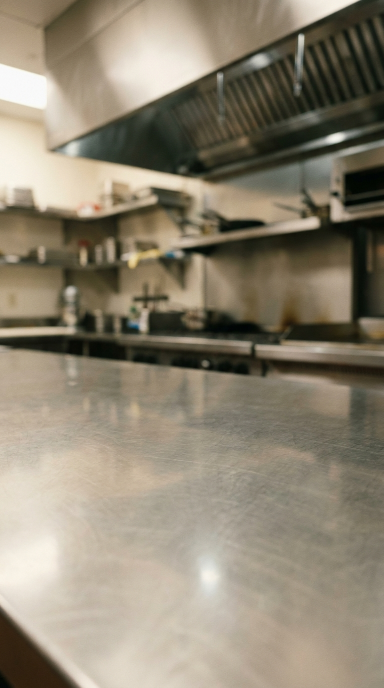
#> input picture assets/fundos/inox_1.jpg, 768 x 1376 px (shown at 1/2 size)
$ python -i recorte.py   (imports and definitions only)
#> lines starting #> are read from the running program, lines starting #| are printed output that depends on the picture; after the words box and inside, x2 and y2 are one past the last pixel; in counts of white or black regions, pixels touching at a corner belong together
### ghost/core.py
"""Núcleo da Ghost: configuração, armazenamento, logs e utilitários compartilhados pelos agentes."""
from __future__ import annotations

import datetime as dt
import json
import logging
import os
import re
import time
import unicodedata
from pathlib import Path
from typing import Any
from zoneinfo import ZoneInfo

import requests
import yaml

ROOT = Path(__file__).resolve().parent.parent
CONFIG_DIR = ROOT / "config"
DATA_DIR = ROOT / "data"
DOCS_DIR = ROOT / "docs"          # publicado no GitHub Pages (vitrine + mídia pública)
MEDIA_DIR = DOCS_DIR / "media"
OUT_DIR = ROOT / "out"            # arquivos temporários (não versionados)
FONTS_DIR = ROOT / "assets" / "fonts"
TZ = ZoneInfo("America/Sao_Paulo")

logging.basicConfig(level=logging.INFO, format="%(asctime)s [%(name)s] %(message)s", datefmt="%H:%M:%S")


def get_logger(name: str) -> logging.Logger:
    return logging.getLogger(name)


log = get_logger("ghost")


# ---------------------------------------------------------------- ambiente
def env(name: str, default: str | None = None) -> str | None:
    v = os.environ.get(name, default)
    return v.strip() if isinstance(v, str) else v


def dry_run() -> bool:
    """Em DRY_RUN nada é publicado nem chamado em APIs pagas/reais — tudo vai para out/."""
    return env("DRY_RUN", "0") in ("1", "true", "yes")


# [5 lines left out: function now, not called in this run]


# ---------------------------------------------------------------- config
_cache: dict[str, Any] = {}


# [97 lines left out: functions cfg, public_base_url, load_json, save_json, slugify, brl and 4 more, not called in this run]

### ghost/agents/recorte.py
"""Recorte de produto: tira o fundo da foto e devolve a imagem com transparência (RGBA).

Duas formas (a segunda também serve de conferência da primeira):

1. IA (biblioteca `rembg`, grátis, modelo baixado do GitHub na primeira execução): contorno limpo, tira até sombras.
2. Branco ligado à borda (só Pillow): serve para fotos de fundo branco, como as do Mercado Livre.

TRAVA DE SEGURANÇA (modo auto): só recorta foto de estúdio, com a borda branca. Foto com cenário, selo ou infográfico
(que a IA recorta pela metade e mostraria um produto diferente do anunciado) NÃO é recortada: devolve None e o vídeo
usa a foto inteira num cartão branco. Se a IA recortar bem menos que o método do branco (perdeu peças), vale o do branco.

Config opcional em config/marca.yaml: video_recorte: auto | forcar | branco | off   (padrão: auto)
  forcar = usa a IA sem a trava (por sua conta e risco); branco = só o método do branco; off = nunca recorta.
"""
from __future__ import annotations

from functools import lru_cache

from PIL import Image, ImageChops, ImageDraw, ImageFilter

from ..core import OUT_DIR, cfg, get_logger, slugify

log = get_logger("recorte")
MODELO = "u2net"
LADO_MAX = 1200


# ------------------------------------------------------------------ 1) IA
# [13 lines left out: functions _sessao, _por_ia, not called in this run]


# ------------------------------------------------------------------ 2) branco ligado à borda (Pillow puro)
def _candidatos_brancos(img: Image.Image):
    pq = img.copy()
    pq.thumbnail((640, 640), Image.BILINEAR)  # a máscara é calculada pequena (rápido) e depois ampliada
    r, g, b = pq.split()
    menor = ImageChops.darker(ImageChops.darker(r, g), b)
    maior = ImageChops.lighter(ImageChops.lighter(r, g), b)
    claro = menor.point(lambda v: 255 if v >= 228 else 0)
    neutro = ImageChops.subtract(maior, menor).point(lambda v: 255 if v <= 22 else 0)
    cand = ImageChops.darker(claro, neutro)  # "quase branco e sem cor"
    w, h = cand.size
    borda = [(x, 0) for x in range(w)] + [(x, h - 1) for x in range(w)] + [(0, y) for y in range(h)] + [(w - 1, y) for y in range(h)]
    return cand, borda


# [4 lines left out: function _borda_branca, not called in this run]


def _por_branco(img: Image.Image) -> Image.Image:
    im = img.copy()
    im.thumbnail((LADO_MAX, LADO_MAX), Image.LANCZOS)
    cand, borda = _candidatos_brancos(im)
    brancos = sum(1 for p in borda if cand.getpixel(p) == 255)
    if brancos / len(borda) < 0.85:
        raise ValueError("a borda da foto não é branca")
    w, h = cand.size
    preenchido = cand.copy()
    for p in borda:
        if preenchido.getpixel(p) == 255:
            ImageDraw.floodfill(preenchido, p, 128)
    fundo = preenchido.point(lambda v: 255 if v == 128 else 0)
    alfa = ImageChops.invert(fundo).resize(im.size, Image.LANCZOS).filter(ImageFilter.GaussianBlur(1.3))
    alfa = alfa.point(lambda v: 0 if v < 70 else 255 if v > 185 else int((v - 70) * 255 / 115))
    out = im.convert("RGBA")
    out.putalpha(alfa)
    return out


# ------------------------------------------------------------------ checagem e acabamento
# [12 lines left out: function _acabar, not called in this run]


def _area(rgba: Image.Image) -> float:
    return sum(rgba.getchannel("A").resize((96, 96), Image.BILINEAR).getdata()) / 255


# [45 lines left out: function recortar, not called in this run]

>>> from PIL import Image
>>> picture = Image.open('../../assets/fundos/inox_1.jpg')
#> picture is the input picture: PIL image 768x1376 RGB; mean R, G, B 141.2, 132, 113.8
>>> result = _por_branco(picture)
#> in _por_branco, `im.thumbnail((LADO_MAX, LADO_MAX), Image.LANCZOS)`:
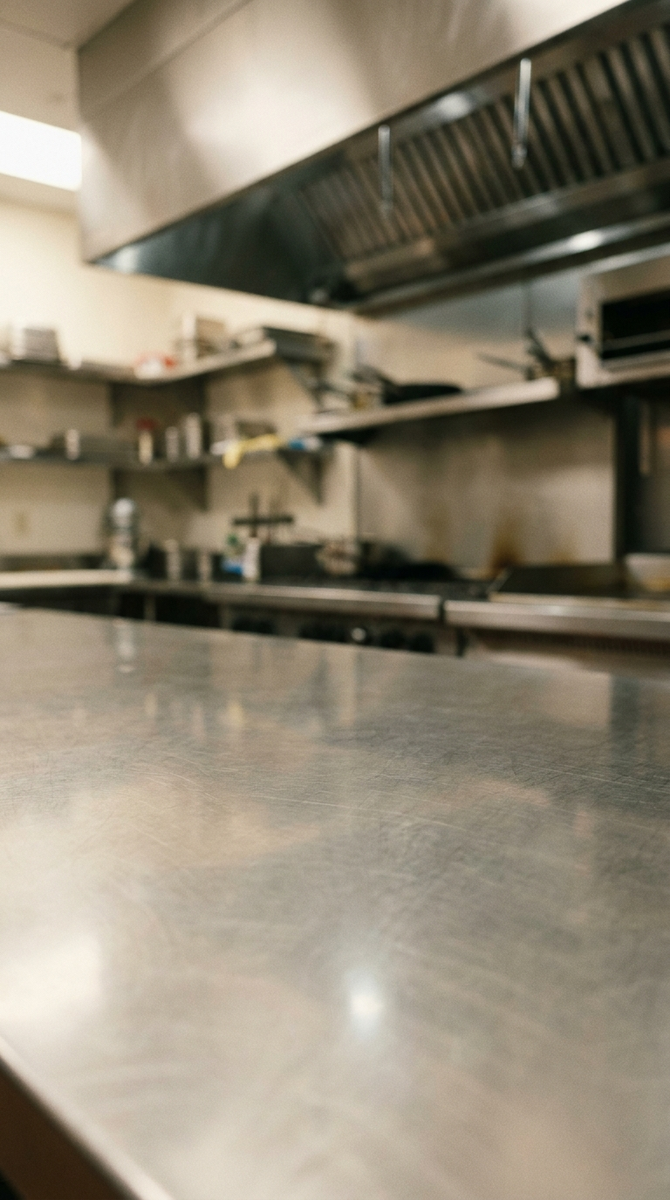
#> im: PIL image 670x1200 RGB; mean R, G, B 141.2, 132, 113.8
#> in _candidatos_brancos, `r, g, b = pq.split()`:
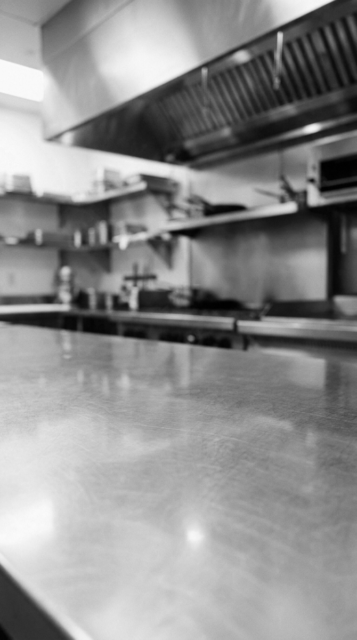
#> r: PIL image 357x640 L; min 0, max 251, mean 141.2
#> in _candidatos_brancos, `r, g, b = pq.split()`:
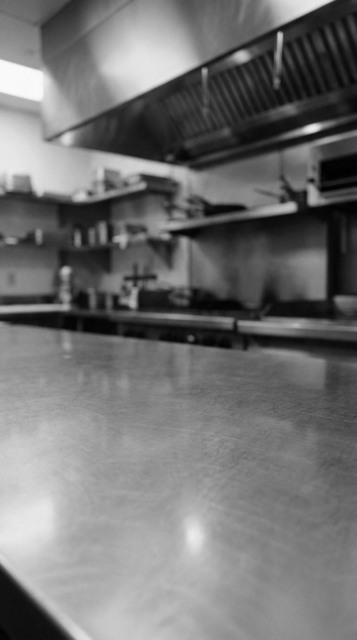
#> b: PIL image 357x640 L; min 0, max 250, mean 113.8
#> in _candidatos_brancos, `claro = menor.point(lambda v: 255 if v >= 228 else 0)`:
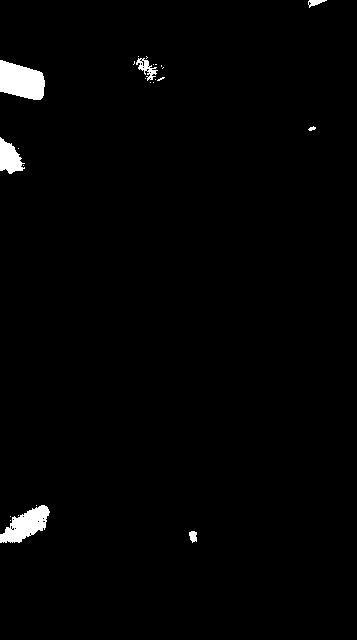
#> claro: PIL image 357x640 L; 1.5% white; 25 white regions (18 under 20 px), largest, box (x1, y1, x2, y2) and area: (0, 60, 45, 100) 1339, (0, 505, 50, 543) 1029, (0, 137, 25, 174) 564
#> in _candidatos_brancos, `neutro = ImageChops.subtract(maior, menor).point(lambda v: 255 if v <=..`:
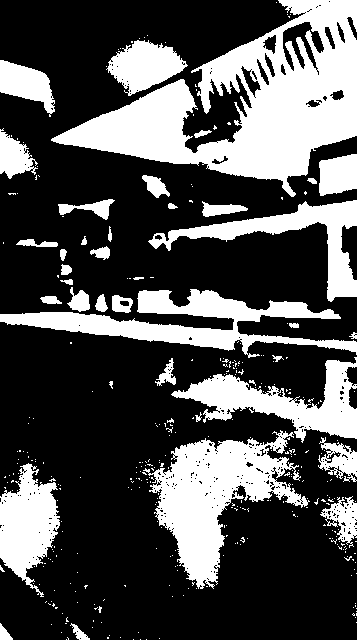
#> neutro: PIL image 357x640 L; 31.5% white; 358 white regions (320 under 20 px), largest, box (x1, y1, x2, y2) and area: (51, 0, 357, 197) 24638, (143, 430, 310, 589) 10706, (0, 289, 357, 358) 8252
#> in _por_branco, `cand, borda = _candidatos_brancos(im)`: borda = 1994 pairs, first value 0 to 356, second value 0 to 639
#> in _por_branco, `brancos = sum(1 for p in borda if cand.getpixel(p) == 255)`: brancos = 93
#> (the run stopped early here; a loop or call above may not have finished)

$ run again, on assets/fundos/inox_2.jpg
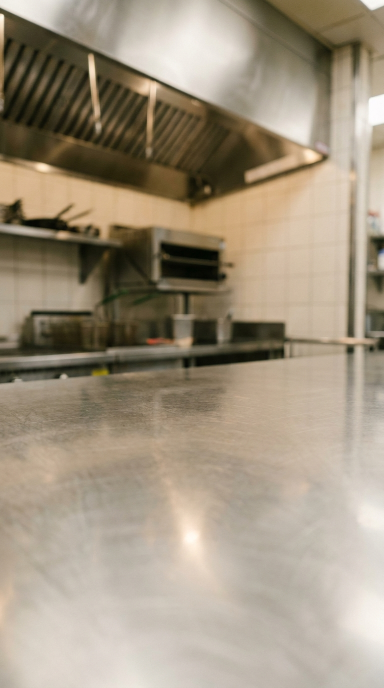
#> input picture assets/fundos/inox_2.jpg, 768 x 1376 px (shown at 1/2 size)
#> picture is the input picture: PIL image 768x1376 RGB; mean R, G, B 160.6, 147.8, 128.1
#> in _candidatos_brancos, `claro = menor.point(lambda v: 255 if v >= 228 else 0)`:
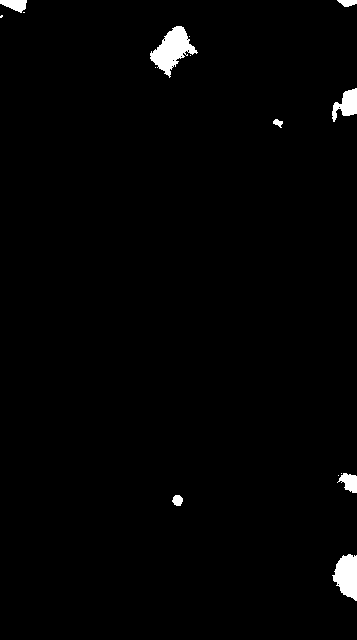
#> claro: PIL image 357x640 L; 1.4% white; 15 white regions (7 under 20 px), largest, box (x1, y1, x2, y2) and area: (150, 26, 198, 78) 1154, (332, 554, 357, 601) 819, (332, 88, 357, 122) 475
#> in _candidatos_brancos, `neutro = ImageChops.subtract(maior, menor).point(lambda v: 255 if v <=..`:
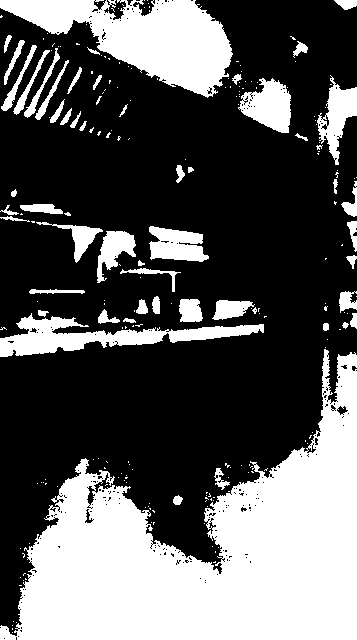
#> neutro: PIL image 357x640 L; 35% white; 226 white regions (173 under 20 px), largest, box (x1, y1, x2, y2) and area: (0, 349, 357, 640) 51280, (0, 0, 233, 98) 11227, (0, 313, 264, 357) 4294
#> in _por_branco, `cand, borda = _candidatos_brancos(im)`: borda = 1994 pairs, first value 0 to 356, second value 0 to 639
#> brancos = 146

$ run again, on assets/fundos/inox_3.jpg
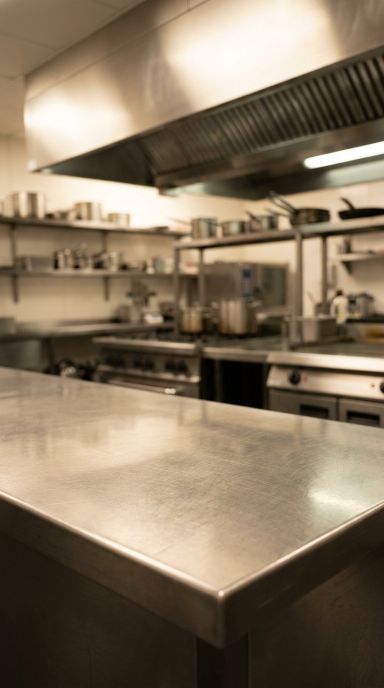
#> input picture assets/fundos/inox_3.jpg, 768 x 1376 px (shown at 1/2 size)
#> picture is the input picture: PIL image 768x1376 RGB; mean R, G, B 132.1, 116.1, 94.2
#> in _candidatos_brancos, `claro = menor.point(lambda v: 255 if v >= 228 else 0)`:
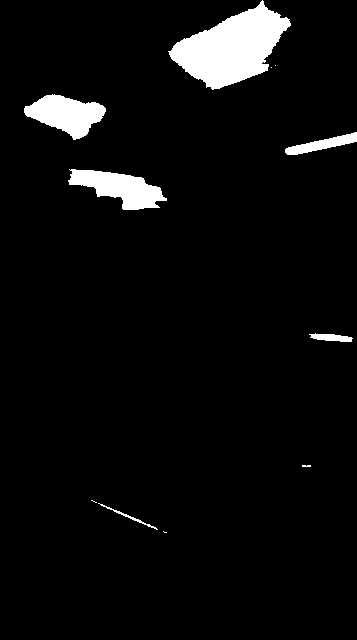
#> claro: PIL image 357x640 L; 4.9% white; 11 white regions (5 under 20 px), largest, box (x1, y1, x2, y2) and area: (168, 0, 291, 90) 5855, (68, 169, 167, 210) 2176, (24, 94, 106, 140) 2155, (285, 132, 357, 155) 673, (309, 333, 353, 342) 250, (98, 503, 158, 530) 132
#> neutro: PIL image 357x640 L; 25.3% white; 192 white regions (140 under 20 px), largest, box (x1, y1, x2, y2) and area: (0, 468, 357, 640) 33225, (168, 0, 290, 90) 5787, (184, 332, 252, 380) 2566
#> in _candidatos_brancos, `cand = ImageChops.darker(claro, neutro)  # "quase branco e sem cor"`:
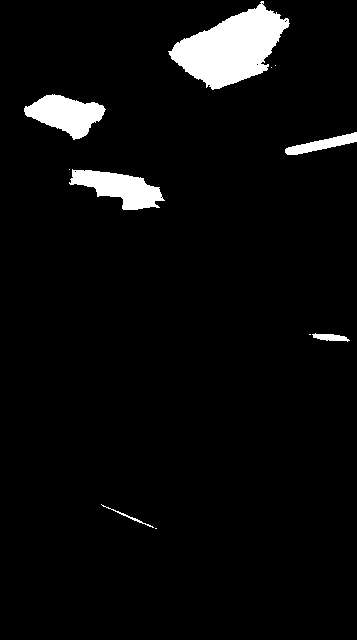
#> cand: PIL image 357x640 L; 4.8% white; 11 white regions (5 under 20 px), largest, box (x1, y1, x2, y2) and area: (168, 1, 290, 90) 5768, (24, 94, 106, 140) 2124, (69, 169, 165, 210) 2088, (285, 132, 357, 155) 673, (312, 333, 350, 342) 199, (101, 504, 154, 528) 95
#> in _por_branco, `cand, borda = _candidatos_brancos(im)`: borda = 1994 pairs, first value 0 to 356, second value 0 to 639
#> brancos = 10

$ run again, on assets/fundos/inox_4.jpg
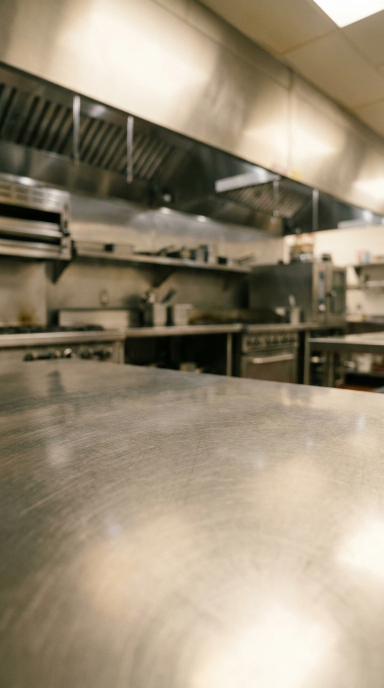
#> input picture assets/fundos/inox_4.jpg, 768 x 1376 px (shown at 1/2 size)
#> picture is the input picture: PIL image 768x1376 RGB; mean R, G, B 154.1, 140.9, 119.4
#> in _candidatos_brancos, `claro = menor.point(lambda v: 255 if v >= 228 else 0)`:
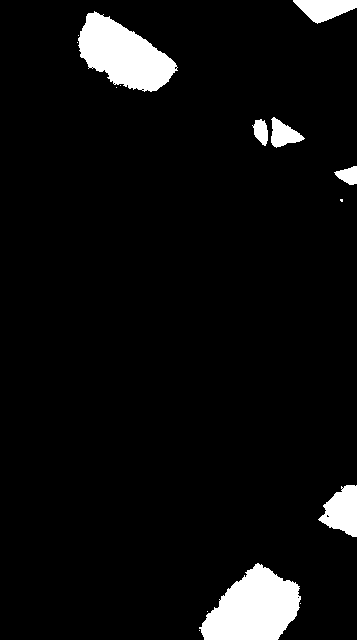
#> claro: PIL image 357x640 L; 5.8% white; 15 white regions (8 under 20 px), largest, box (x1, y1, x2, y2) and area: (199, 563, 301, 640) 5133, (78, 11, 178, 92) 4639, (318, 485, 357, 537) 1319
#> in _candidatos_brancos, `neutro = ImageChops.subtract(maior, menor).point(lambda v: 255 if v <=..`:
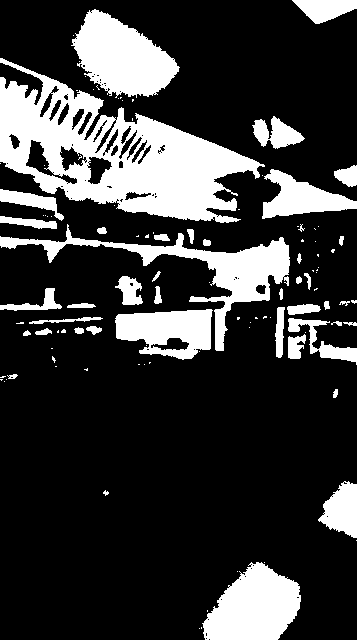
#> neutro: PIL image 357x640 L; 22.3% white; 110 white regions (67 under 20 px), largest, box (x1, y1, x2, y2) and area: (0, 58, 265, 223) 18783, (0, 224, 290, 351) 6028, (71, 9, 180, 98) 5779
#> cand: PIL image 357x640 L; 5.8% white; 15 white regions (8 under 20 px), largest, box (x1, y1, x2, y2) and area: (202, 563, 301, 640) 5085, (78, 11, 178, 92) 4639, (318, 485, 357, 537) 1319
#> in _por_branco, `cand, borda = _candidatos_brancos(im)`: borda = 1994 pairs, first value 0 to 356, second value 0 to 639
#> brancos = 214
